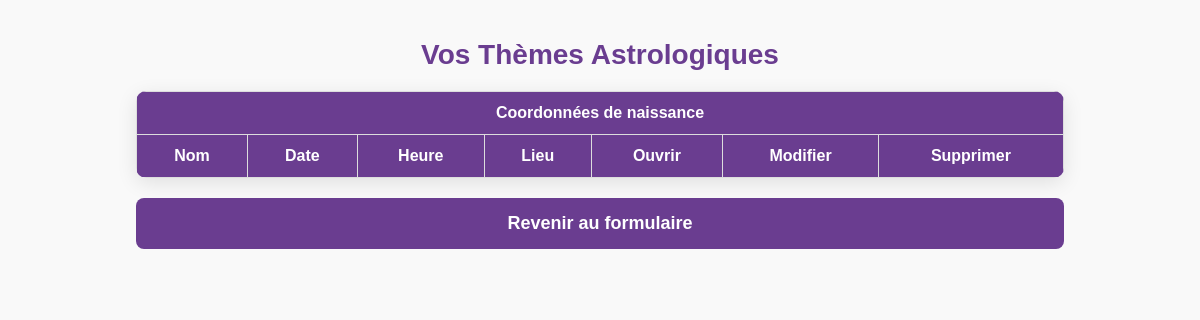
Page /themes/ (signed in) on the earlier database version.
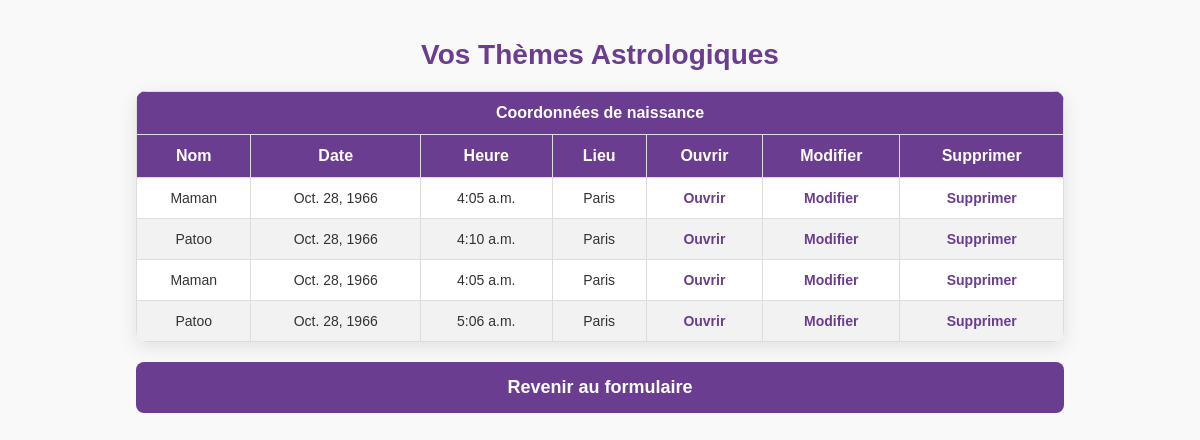
Same page on the later database version.
### astroapp/models.py (models this page shows, shortened)
class ThemeAstrologique(models.Model):
    utilisateur = models.ForeignKey(User, on_delete=models.CASCADE)
    name = models.CharField(max_length=255)
    birthdate = models.DateField()
    birthtime = models.TimeField()
    country_of_birth = models.CharField(max_length=255)
    city_of_birth = models.CharField(max_length=255)
    date_de_creation = models.DateTimeField(auto_now_add=True)

### astroapp/views.py (the view)
# urls.py: path('themes/', views.liste_themes, name='liste_themes'),
@login_required
def liste_themes(request):
    if not request.user.is_authenticated:
        return redirect('connexion')  # Redirection si l'utilisateur n'est pas connecté
    themes = ThemeAstrologique.objects.filter(utilisateur=request.user)
    return render(request, 'liste_themes.html', {'themes': themes})

### astroapp/templates/liste_themes.html (shortened to what this page needs)
<!DOCTYPE html>
<html lang="fr">
<head>
</head>
<body>
    <h1>Vos Thèmes Astrologiques</h1>
    <table>
        <tr>
            <th colspan="7">Coordonnées de naissance</th>
        </tr>
        <tr>
            <th>Nom</th>
            <th>Date</th>
            <th>Heure</th>
            <th>Lieu</th>
            <th>Ouvrir</th>
            <th>Modifier</th>
            <th>Supprimer</th>
        </tr>
        {% for theme in themes %}
        <tr>
            <td>{{ theme.name }}</td>
            <td>{{ theme.birthdate }}</td>
            <td>{{ theme.birthtime }}</td>
            <td>{{ theme.city_of_birth }}</td>
            <td>
                <a href="{% url 'ouvrir_theme' theme.id %}">Ouvrir</a>
            </td>
            <td>
                <a href="{% url 'modifier_theme' theme.id %}">Modifier</a>
            </td>
            <td>
                <a href="{% url 'supprimer_theme' theme.id %}">Supprimer</a>
            </td>
        </tr>
        {% endfor %}
    </table>
    <a href="{% url 'birth_data' %}" class="btn-retour-formulaire">Revenir au formulaire</a>
</body>
</html>

### astroapp/templates/liste_themes.html (style rules this page uses)
body { font-family: 'Arial', sans-serif; margin: 0; padding: 20px; background-color: #f9f9f9; }
h1 { text-align: center; color: #6A3D90; font-size: 28px; margin-bottom: 20px; }
table { width: 80%; margin: 0 auto; border-collapse: collapse; background-color: #fff; border-radius: 10px; overflow: hidden; box-shadow: 0 5px 20px rgba(0, 0, 0, 0.1); }
th, td { padding: 12px 15px; text-align: center; border: 1px solid #ddd; }
th { background-color: #6A3D90; color: white; font-size: 16px; font-weight: bold; }
tr:nth-child(even) { background-color: #f2f2f2; }
td { font-size: 14px; color: #333; }
a { color: #6A3D90; font-weight: bold; text-decoration: none; transition: color 0.3s ease, transform 0.2s ease; }
.btn-retour-formulaire { display: block; width: 80%; margin: 20px auto; padding: 15px 0; background-color: #6A3D90; color: white; text-align: center; text-decoration: none; font-weight: bold; border-radius: 8px; font-size: 18px; transition: background-color 0.3s ease, transform 0.2s ease; }

Differences in the rows shown:
added ThemeAstrologique: name "Maman", birthdate "Oct. 28, 1966", birthtime "4:05 a.m.", city_of_birth "Paris"
added ThemeAstrologique: name "Patoo", birthdate "Oct. 28, 1966", birthtime "4:10 a.m.", city_of_birth "Paris"
added ThemeAstrologique: name "Maman", birthdate "Oct. 28, 1966", birthtime "4:05 a.m.", city_of_birth "Paris"
added ThemeAstrologique: name "Patoo", birthdate "Oct. 28, 1966", birthtime "5:06 a.m.", city_of_birth "Paris"
